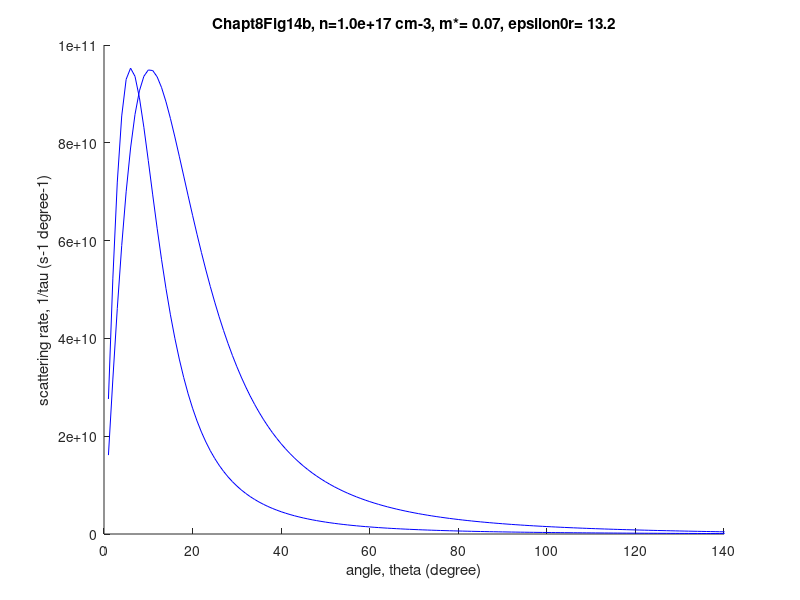

This figure's MATLAB source:
%Chapt8Fig14b%Plot Thomas Fermi scattering rate as function of angleclear;clf;n=1e17;									%electron carrier density (cm-3)n=n*1e6;									%convert to (m-3)m0=9.109382e-31;						%bare electron mass (kg)echarge=1.6021764e-19;				%electron charge (C)hbar=1.05457159e-34;					%Planck's constant (J s)epsilon0=8.8541878e-12;				%permittivity of free-space (F m-1) hbar=1.054592e-34;					%Planck's constant (J s)hbar3=hbar^3;m=0.07*m0;								%effective electron mass (kg)epsilonr0=13.2;						%relative low frequency dielectric constantepsilon=epsilon0*epsilonr0;kF=(3*(pi^2)*n)^(1/3)				%Fermi wave vector (m-1)E=-0.1;for j=1:1:2E=E+0.2									%Electron energy (eV)   k=sqrt(2*m*E*echarge)/hbar;		%Electron wave vector (m-1)k3=k^3;%Thomas-Fermi model constants  qTF=sqrt(kF*m*echarge^2/(epsilon*(pi^2)*(hbar^2)));%plot scattering rate as function of scattered angletheta=[pi/180:pi/180:pi];	q=2*k*sin(theta/2);				%scattered wave vector (m-1)   eta=sin(theta/2);					%eta calculated using theta in radians   deta=pi*cos(theta/2)./2/180;	%differential value of eta in degrees   eta3=eta.^3;      %Thomas-Fermi model   TFepsilon=epsilon*(1+qTF^2./q.^2);   TFrate =2*pi*m/hbar3/k3*n*(echarge^2/4/pi)^2.*deta./TFepsilon.^2./eta3;     %plot(theta*180/pi, RPArate);  hold on;  figure(1);  plot(theta*180/pi, TFrate,'b');  axis([0 140 0 0.1e12]);  xlabel('angle, theta (degree)');  ylabel('scattering rate, 1/tau (s-1 degree-1)');  end ttl=sprintf('Chapt8Fig14b, n=%4.1e cm-3, m*=%5.2f, epsilon0r=%5.1f',(n/1e6),(m/m0),epsilonr0);title(ttl); hold off;